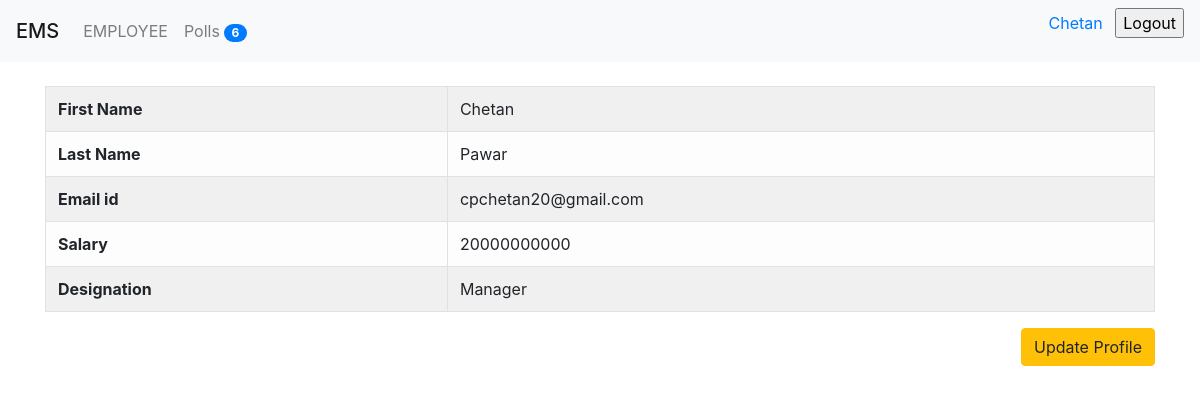
/profile/ (signed in), run on the app's committed database.
### employee/models.py (models this page shows, shortened)
class Profile(models.Model):
    user=models.OneToOneField(User,on_delete=models.CASCADE)
    designation=models.CharField(max_length=20,null=False,blank=False)
    salary=models.IntegerField(null=True,blank=True)
    class Meta:
        ordering = ('-salary',)

### employee/views.py (the view)
# urls.py: path('profile/',MyProfile.as_view(),name="my_profile"),
class MyProfile(DetailView):
    model=Profile
    template_name = 'auth/profile.html'
    def get_object(self):
        return self.request.user.profile

### poll/context_processor.py (called while the page is built)
def polls_count(request):
    count = Question.objects.count()
    return {"polls_count":count}

### poll/templatetags/poll_extras.py (called while the page is built)
def upper(value):
    return value.upper()

### ems/templates/auth/profile.html
{% extends 'ems/base.html' %}
{% block content %}
<br>
     <table class="table table-light table-bordered table-striped">
         <tr>
             <th>First Name</th>
             <td>{{object.user.first_name}}</td>
         </tr>
         <tr>
             <th>Last Name</th>
             <td>{{object.user.last_name}}</td>
         </tr>
          <tr>
             <th>Email id</th>
             <td>{{object.user.email}}</td>
         </tr>
         <tr>
             <th>Salary</th>
             <td>{{object.salary}}</td>
         </tr>
         <tr>
             <th>Designation</th>
             <td>{{object.designation}}</td>
         </tr>
     </table>
     <div class="text-right">
         <a class="btn btn-warning" href="{% url 'update_profile' %}">Update Profile</a>
     </div>
{% endblock content %}

### ems/templates/ems/header.html (shortened to what this page needs)
{% load poll_extras %}
<div class="navbar navbar-expand-lg navbar-light bg-light">
    <span class="navbar-brand mb-0 h1">EMS</span>
    <div class="collapse navbar-collapse" id="navbarNav">
        <ul class="navbar-nav">
            <li class="nav-item">
                <a class="nav-link" href="/employee/">
                    {{ "employee" | upper }}
                </a>
            </li>
            <li class="nav-item">
                <a class="nav-link" href="{% url 'polls_list' %}">
                    Polls
                    <span class="badge badge-primary badge-pill ">{{polls_count}}</span>
                </a>
            </li>
        </ul>
    </div>
    {% if user.is_authenticated %}
     <form method="POST" action="/logout/">
          <a href="{% url 'my_profile' %}">
             <span class="mr-sm-2">{{request.user.first_name}}</span>
         </a>
      <input type="submit"  value="Logout">
  </form>
    {% endif %}
</div>

### data on the page
Profile: user.first_name "Chetan", user.last_name "Pawar", user.email "cpchetan20@gmail.com", salary "20000000000", designation "Manager"

### other printed values
{{ "employee" | upper }} "EMPLOYEE"
{{ polls_count }} "6"
{{ request.user.first_name }} "Chetan"
